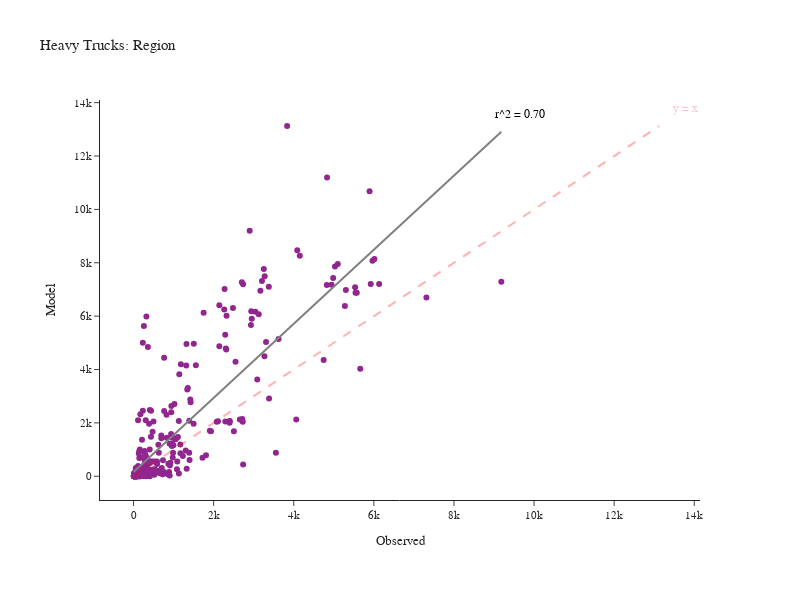

Write notebook code for a chart like this one.
### Code cell
fig = create_truck_chart(df_daily_heavy, 'Heavy')
fig.show()

### Figure 1 — Plotly figure (JSON) as saved in the notebook; plotly's stock layout.template omitted (floating-point values rounded to 4 significant figures; data arrays with more than 128 entries replaced by an {"elided": "..."} marker saying what was removed)
{"data": [{"customdata": {"elided": "346x2 str values"}, "hovertemplate": "Observed=%{x}<br>Model=%{y}<br>location=%{customdata[0]}<br>County=%{customdata[1]}<extra></extra>", "legendgroup": "", "line": {"color": "Grey", "width": 2}, "marker": {"color": "#91268F", "symbol": "circle"}, "mode": "markers", "name": "", "orientation": "v", "showlegend": false, "type": "scatter", "x": {"elided": "346 int values"}, "xaxis": "x", "y": {"elided": "346 int values"}, "yaxis": "y"}, {"hovertemplate": "Observed=%{x}<br>Model=%{y}<extra></extra>", "legendgroup": "", "line": {"color": "Grey", "dash": "solid", "width": 2}, "marker": {"symbol": "circle"}, "mode": "lines", "name": "", "orientation": "v", "showlegend": false, "type": "scatter", "x": [0.0, 92.76, 185.5, 278.3, 371.0, 463.8, 556.5, 649.3, 742.1, 834.8, 927.6, 1020.0, 1113.0, 1206.0, 1299.0, 1391.0, 1484.0, 1577.0, 1670.0, 1762.0, 1855.0, 1948.0, 2041.0, 2133.0, 2226.0, 2319.0, 2412.0, 2504.0, 2597.0, 2690.0, 2783.0, 2875.0, 2968.0, 3061.0, 3154.0, 3247.0, 3339.0, 3432.0, 3525.0, 3618.0, 3710.0, 3803.0, 3896.0, 3989.0, 4081.0, 4174.0, 4267.0, 4360.0, 4452.0, 4545.0, 4638.0, 4731.0, 4823.0, 4916.0, 5009.0, 5102.0, 5194.0, 5287.0, 5380.0, 5473.0, 5565.0, 5658.0, 5751.0, 5844.0, 5936.0, 6029.0, 6122.0, 6215.0, 6308.0, 6400.0, 6493.0, 6586.0, 6679.0, 6771.0, 6864.0, 6957.0, 7050.0, 7142.0, 7235.0, 7328.0, 7421.0, 7513.0, 7606.0, 7699.0, 7792.0, 7884.0, 7977.0, 8070.0, 8163.0, 8255.0, 8348.0, 8441.0, 8534.0, 8626.0, 8719.0, 8812.0, 8905.0, 8997.0, 9090.0, 9183.0], "xaxis": "x", "y": [158.0, 286.9, 415.7, 544.5, 673.4, 802.2, 931.0, 1060.0, 1189.0, 1318.0, 1446.0, 1575.0, 1704.0, 1833.0, 1962.0, 2091.0, 2219.0, 2348.0, 2477.0, 2606.0, 2735.0, 2864.0, 2992.0, 3121.0, 3250.0, 3379.0, 3508.0, 3637.0, 3765.0, 3894.0, 4023.0, 4152.0, 4281.0, 4410.0, 4538.0, 4667.0, 4796.0, 4925.0, 5054.0, 5183.0, 5311.0, 5440.0, 5569.0, 5698.0, 5827.0, 5956.0, 6084.0, 6213.0, 6342.0, 6471.0, 6600.0, 6729.0, 6857.0, 6986.0, 7115.0, 7244.0, 7373.0, 7502.0, 7630.0, 7759.0, 7888.0, 8017.0, 8146.0, 8275.0, 8403.0, 8532.0, 8661.0, 8790.0, 8919.0, 9048.0, 9176.0, 9305.0, 9434.0, 9563.0, 9692.0, 9821.0, 9949.0, 10080.0, 10210.0, 10340.0, 10460.0, 10590.0, 10720.0, 10850.0, 10980.0, 11110.0, 11240.0, 11370.0, 11500.0, 11620.0, 11750.0, 11880.0, 12010.0, 12140.0, 12270.0, 12400.0, 12530.0, 12650.0, 12780.0, 12910.0], "yaxis": "y"}], "layout": {"annotations": [{"align": "right", "font": {"color": "pink", "size": 12}, "showarrow": false, "text": "y = x", "x": 13780.0, "y": 13780.0}, {"align": "right", "font": {"color": "black", "size": 12}, "showarrow": false, "text": "r^2 = 0.70", "x": 9642.0, "y": 13560.0}], "height": 600, "legend": {"tracegroupgap": 0}, "margin": {"b": 100, "l": 100, "r": 100, "t": 100}, "shapes": [{"line": {"color": "Red", "dash": "dash", "width": 2}, "type": "line", "x0": 0, "x1": 13125, "y0": 0, "y1": 13125}], "title": {"text": "Heavy Trucks: Region"}, "width": 800, "xaxis": {"anchor": "y", "domain": [0.0, 1.0], "title": {"text": "Observed"}}, "yaxis": {"anchor": "x", "domain": [0.0, 1.0], "title": {"text": "Model"}}}}
